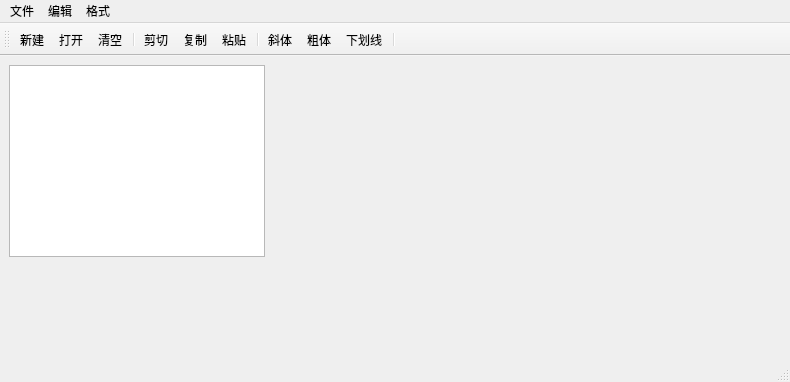
<?xml version="1.0" encoding="UTF-8"?>
<ui version="4.0">
 <class>MixedDesignMainWindow</class>
 <widget class="QMainWindow" name="MixedDesignMainWindow">
  <property name="geometry">
   <rect>
    <x>0</x>
    <y>0</y>
    <width>790</width>
    <height>382</height>
   </rect>
  </property>
  <property name="windowTitle">
   <string>MainWindow</string>
  </property>
  <widget class="QWidget" name="centralwidget">
   <widget class="QTextEdit" name="txtEdit">
    <property name="geometry">
     <rect>
      <x>9</x>
      <y>9</y>
      <width>256</width>
      <height>192</height>
     </rect>
    </property>
   </widget>
  </widget>
  <widget class="QMenuBar" name="menubar">
   <property name="geometry">
    <rect>
     <x>0</x>
     <y>0</y>
     <width>790</width>
     <height>23</height>
    </rect>
   </property>
   <widget class="QMenu" name="menu">
    <property name="title">
     <string>文件</string>
    </property>
    <addaction name="actNew"/>
    <addaction name="actOpen"/>
    <addaction name="separator"/>
    <addaction name="actClose"/>
   </widget>
   <widget class="QMenu" name="menu_2">
    <property name="title">
     <string>编辑</string>
    </property>
    <addaction name="actCut"/>
    <addaction name="actCopy"/>
    <addaction name="actPaste"/>
    <addaction name="separator"/>
    <addaction name="actClear"/>
   </widget>
   <widget class="QMenu" name="menu_3">
    <property name="title">
     <string>格式</string>
    </property>
    <addaction name="actFontBold"/>
    <addaction name="actFontItalic"/>
    <addaction name="actFontUnder"/>
    <addaction name="separator"/>
    <addaction name="actToolbarLab"/>
   </widget>
   <addaction name="menu"/>
   <addaction name="menu_2"/>
   <addaction name="menu_3"/>
  </widget>
  <widget class="QStatusBar" name="statusBar"/>
  <widget class="QToolBar" name="mainToolBar">
   <property name="windowTitle">
    <string>toolBar</string>
   </property>
   <property name="toolButtonStyle">
    <enum>Qt::ToolButtonTextUnderIcon</enum>
   </property>
   <attribute name="toolBarArea">
    <enum>TopToolBarArea</enum>
   </attribute>
   <attribute name="toolBarBreak">
    <bool>false</bool>
   </attribute>
   <addaction name="actNew"/>
   <addaction name="actOpen"/>
   <addaction name="actClear"/>
   <addaction name="separator"/>
   <addaction name="actCut"/>
   <addaction name="actCopy"/>
   <addaction name="actPaste"/>
   <addaction name="separator"/>
   <addaction name="actFontItalic"/>
   <addaction name="actFontBold"/>
   <addaction name="actFontUnder"/>
   <addaction name="separator"/>
  </widget>
  <action name="actCut">
   <property name="icon">
    <iconset>
     <normaloff>:/res/images/cut.bmp</normaloff>:/res/images/cut.bmp</iconset>
   </property>
   <property name="text">
    <string>剪切</string>
   </property>
   <property name="toolTip">
    <string>剪切</string>
   </property>
   <property name="shortcut">
    <string>Ctrl+X</string>
   </property>
  </action>
  <action name="actCopy">
   <property name="icon">
    <iconset>
     <normaloff>:/res/images/120.bmp</normaloff>:/res/images/120.bmp</iconset>
   </property>
   <property name="text">
    <string>复制</string>
   </property>
   <property name="toolTip">
    <string>复制</string>
   </property>
   <property name="shortcut">
    <string>Ctrl+C</string>
   </property>
  </action>
  <action name="actPaste">
   <property name="icon">
    <iconset>
     <normaloff>:/res/images/paste.bmp</normaloff>:/res/images/paste.bmp</iconset>
   </property>
   <property name="text">
    <string>粘贴</string>
   </property>
   <property name="toolTip">
    <string>粘贴</string>
   </property>
   <property name="shortcut">
    <string>Ctrl+V</string>
   </property>
  </action>
  <action name="actFontBold">
   <property name="checkable">
    <bool>true</bool>
   </property>
   <property name="icon">
    <iconset>
     <normaloff>:/res/images/BLD.BMP</normaloff>:/res/images/BLD.BMP</iconset>
   </property>
   <property name="text">
    <string>粗体</string>
   </property>
   <property name="toolTip">
    <string>粗体</string>
   </property>
  </action>
  <action name="actFontItalic">
   <property name="checkable">
    <bool>true</bool>
   </property>
   <property name="icon">
    <iconset>
     <normaloff>:/res/images/ITL.BMP</normaloff>:/res/images/ITL.BMP</iconset>
   </property>
   <property name="text">
    <string>斜体</string>
   </property>
   <property name="toolTip">
    <string>斜体</string>
   </property>
  </action>
  <action name="actFontUnder">
   <property name="checkable">
    <bool>true</bool>
   </property>
   <property name="icon">
    <iconset>
     <normaloff>:/res/images/WORDUNDR.BMP</normaloff>:/res/images/WORDUNDR.BMP</iconset>
   </property>
   <property name="text">
    <string>下划线</string>
   </property>
   <property name="toolTip">
    <string>下划线</string>
   </property>
  </action>
  <action name="actClose">
   <property name="icon">
    <iconset>
     <normaloff>:/res/images/exit.bmp</normaloff>:/res/images/exit.bmp</iconset>
   </property>
   <property name="text">
    <string>退出</string>
   </property>
   <property name="toolTip">
    <string>退出</string>
   </property>
  </action>
  <action name="actOpen">
   <property name="icon">
    <iconset>
     <normaloff>:/res/images/open3.bmp</normaloff>:/res/images/open3.bmp</iconset>
   </property>
   <property name="text">
    <string>打开...</string>
   </property>
   <property name="toolTip">
    <string>打开文件</string>
   </property>
   <property name="shortcut">
    <string>Ctrl+O</string>
   </property>
  </action>
  <action name="actClear">
   <property name="icon">
    <iconset>
     <normaloff>:/res/images/103.bmp</normaloff>:/res/images/103.bmp</iconset>
   </property>
   <property name="text">
    <string>清空</string>
   </property>
   <property name="toolTip">
    <string>清空内容</string>
   </property>
  </action>
  <action name="actFont">
   <property name="icon">
    <iconset>
     <normaloff>:/res/images/20.ico</normaloff>:/res/images/20.ico</iconset>
   </property>
   <property name="text">
    <string>字体...</string>
   </property>
   <property name="toolTip">
    <string>字体设置</string>
   </property>
  </action>
  <action name="actNew">
   <property name="icon">
    <iconset>
     <normaloff>:/res/images/new2.bmp</normaloff>:/res/images/new2.bmp</iconset>
   </property>
   <property name="text">
    <string>新建</string>
   </property>
   <property name="shortcut">
    <string>Ctrl+N</string>
   </property>
  </action>
  <action name="actToolbarLab">
   <property name="checkable">
    <bool>true</bool>
   </property>
   <property name="checked">
    <bool>true</bool>
   </property>
   <property name="text">
    <string>显示工具栏文字标签</string>
   </property>
   <property name="menuRole">
    <enum>QAction::TextHeuristicRole</enum>
   </property>
  </action>
 </widget>
 <resources/>
 <connections/>
</ui>
